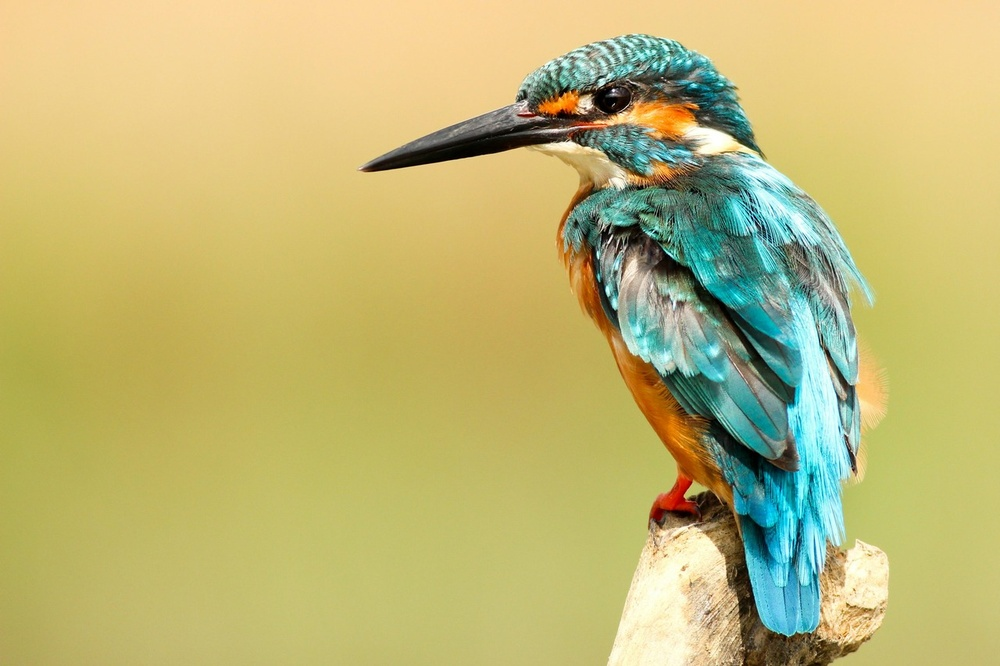
#> input picture data/bird.jpg, 1000 x 666 px, shrunk from 1280 x 853 before the run, found by its file name
$ python main.py
#> lines starting #> are read from the running program, lines starting #| are printed output that depends on the picture
import os, cv2
img = cv2.imread(os.path.join('.','data','bird.jpg'))
#> img is the input picture: shape (666, 1000, 3); mean B, G, R 116.9, 183.1, 191.1
noisy_img = cv2.imread(os.path.join('.','data','noise.jpg'))
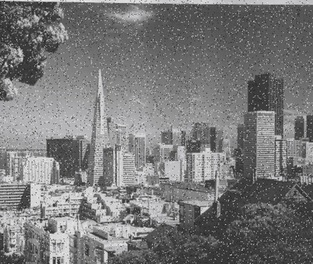
#> input picture data/noise.jpg, 313 x 264 px, shrunk from 401 x 338 before the run, found by its file name
#> noisy_img is the input picture: shape (264, 313, 3); mean B, G, R 120.8, 120.6, 120.6

k_sz = 7
# img_blur = cv2.blur(img, (k_sz, k_sz)) #classical blur function
# img_gaussian_blur = cv2.GaussianBlur(img, (k_sz, k_sz), 5)
# img_median_blur = cv2.medianBlur(img,  k_sz)

cv2.imshow('img', noisy_img)
# cv2.imshow('img_blur', img_blur)
# cv2.imshow('img_blurG', img_gaussian_blur)
# cv2.imshow('img_blurM', img_median_blur)

#to remove noise from image
noisy_img_median_blur = cv2.medianBlur(noisy_img,  k_sz)
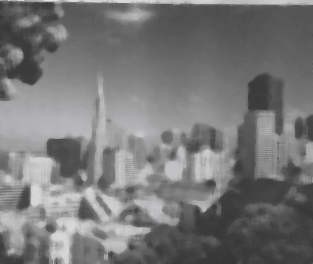
#> noisy_img_median_blur: shape (264, 313, 3); mean B, G, R 119.8, 119.6, 119.6
cv2.imshow('img_blurM_noisy', noisy_img_median_blur)
cv2.waitKey(0)
